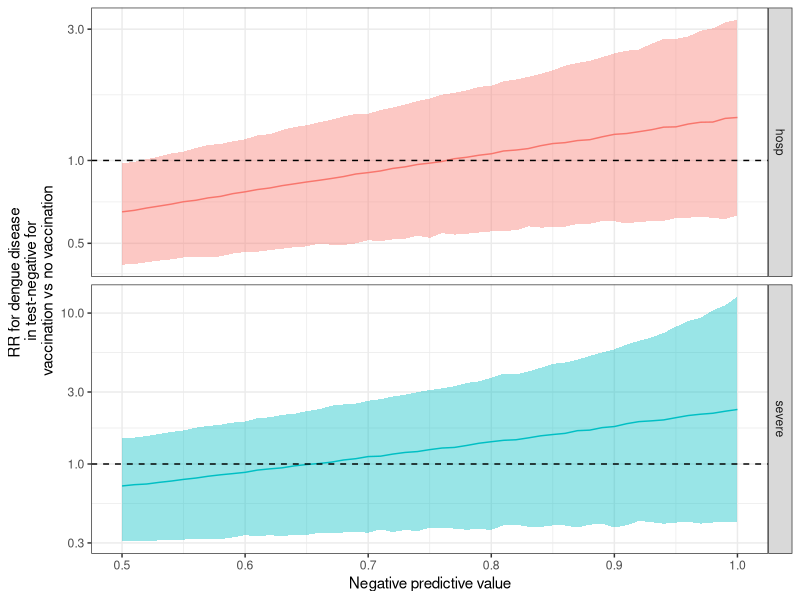
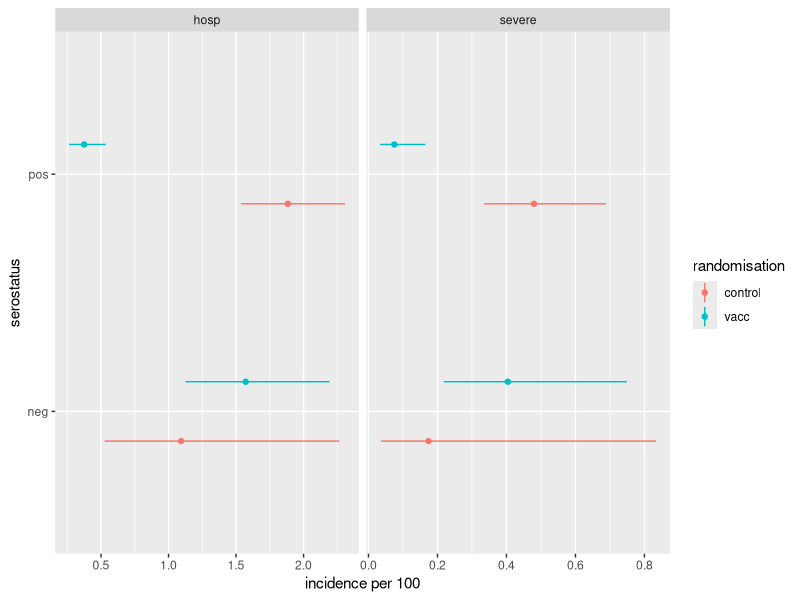
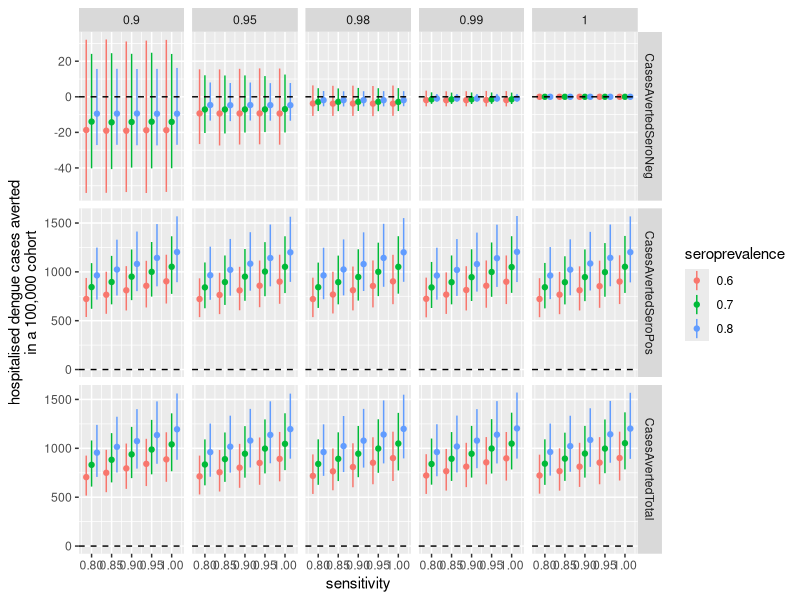
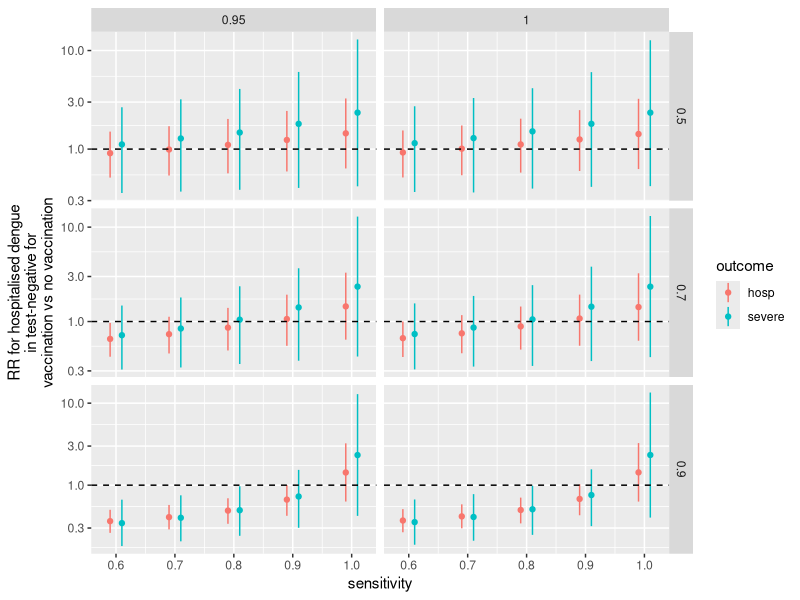
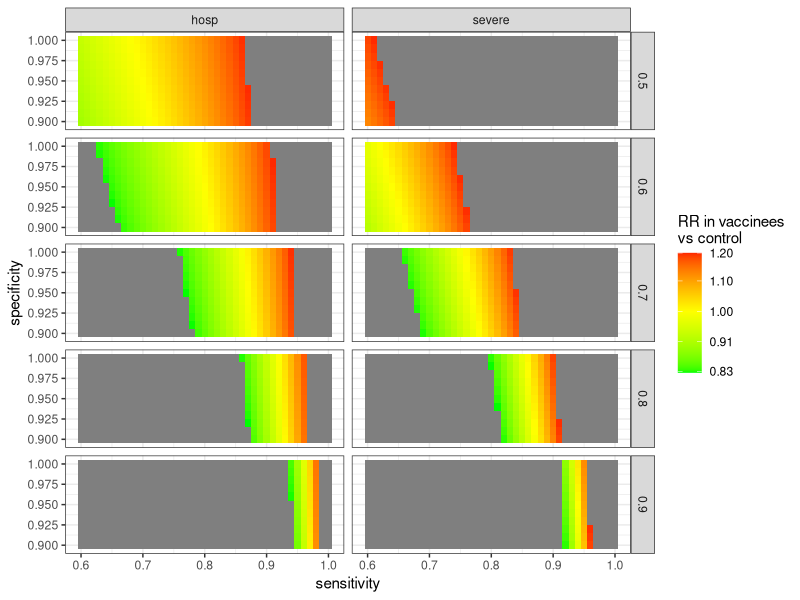
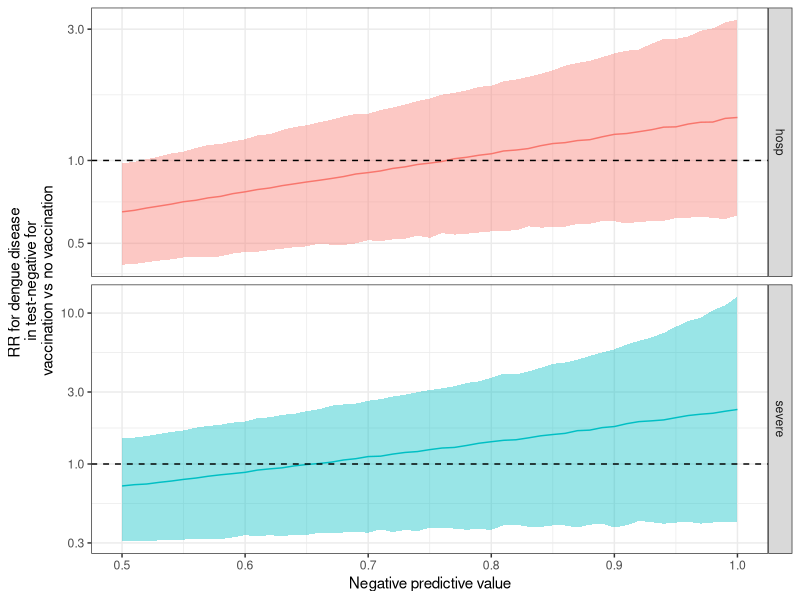

Write R code to recreate these figures, in order.

# Investigating Dengue RDT sensitivity and specificty requirements
# written by Stefan Flasche using R version 3.4.4

# load packages
require(tidyverse)


# Data --------------------------------------------------------------------

# data: cumulative incidence over 5yrs observed in the trial and its stratification into 
#       seropositive and seronegative using PRNT50 with multiple imputation (in per 100). 
df <- tibble(no=1:8,
             randomisation = c("vacc","vacc","control","control","vacc","vacc","control","control"),
             serostatus = c("pos","neg","pos","neg","pos","neg","pos","neg"),
             outcome = c(rep("hosp",4),rep("severe",4)),
             incidence.ph.mid = c(.375,1.571,1.883,1.093,0.075,0.404,0.48,0.174),
             incidence.ph.lo = c(.263,1.125,1.536,.526,0.034,0.218,0.335,0.036),
             incidence.ph.hi = c(.535,2.193,2.307,2.265,0.165,0.749,0.688,0.834))

# plot data
p.data <- df %>% ggplot(aes(x= serostatus, y = incidence.ph.mid, ymin = incidence.ph.lo, ymax = incidence.ph.hi,color=randomisation)) +
  geom_linerange(position=position_dodge(width = 0.5)) +
  geom_point(position=position_dodge(width = 0.5)) +
  facet_grid(.~outcome, scales = "free") +
  coord_flip() + ylab("incidence per 100")
ggsave(filename = "Pics\\Fig1_Data.tiff",p.data ,unit="cm", width = 14, height = 5, compression = "lzw", dpi = 300)


# sample from lognormal distribution in which the 50%, 2.5% and 97.5% quanitles fit the observed mean, CI.lo and CI.hi respectively
LnfitSample <- function(input= c(mean=1, lo=.5, hi=2), N=10000){
  mean = input[1] %>% as.numeric()
  lo = input[2] %>% as.numeric()
  hi = input[3] %>% as.numeric()
  rlnorm(N, meanlog = log(mean), sdlog = (log(mean/lo) +  log(hi/mean))/2/1.92) %>%
    return()
}


# Population impact of test and vaccinate ---------------------------------------------

# calculate population impact of test and vaccinate strategy
## need to include resampling of incidence 
CasesAverted <- function(seroPrevalence = .7, sensitivity = 1, specificity = 0, 
                         cohortSize=100000, df.tmp = df, outcm = "hosp"){
  df.tmp = df.tmp %>% filter(outcome == outcm)
  Inc.SeroPos.Vacc <- df.tmp %>% filter(randomisation=="vacc" & serostatus =="pos") %>% 
    select(incidence.ph.mid:incidence.ph.hi) %>% LnfitSample()
  Inc.SeroPos.Cont <- df.tmp %>% filter(randomisation=="control" & serostatus =="pos") %>% 
    select(incidence.ph.mid:incidence.ph.hi) %>% LnfitSample()
  Inc.SeroNeg.Vacc <- df.tmp %>% filter(randomisation=="vacc" & serostatus =="neg") %>% 
    select(incidence.ph.mid:incidence.ph.hi) %>% LnfitSample()
  Inc.SeroNeg.Cont <- df.tmp %>% filter(randomisation=="control" & serostatus =="neg") %>% 
    select(incidence.ph.mid:incidence.ph.hi) %>% LnfitSample()
  
  CasesAvertedSeroPos = cohortSize * seroPrevalence * sensitivity * (Inc.SeroPos.Cont - Inc.SeroPos.Vacc) / 100
  CasesAvertedSeroNeg = cohortSize * (1-seroPrevalence) * (1 - specificity) * (Inc.SeroNeg.Cont - Inc.SeroNeg.Vacc) /100
  
  df_res <- tibble(seroPrevalence = seroPrevalence, sensitivity = sensitivity,
                   specificity = specificity, outcome = outcm, 
                   CasesAvertedSeroPos.mid = median(CasesAvertedSeroPos), 
                   CasesAvertedSeroPos.lo = quantile(CasesAvertedSeroPos,.025), 
                   CasesAvertedSeroPos.hi = quantile(CasesAvertedSeroPos,.975),
                   CasesAvertedSeroNeg.mid = median(CasesAvertedSeroNeg), 
                   CasesAvertedSeroNeg.lo = quantile(CasesAvertedSeroNeg,.025), 
                   CasesAvertedSeroNeg.hi = quantile(CasesAvertedSeroNeg,.975), 
                   CasesAvertedTotal.mid =  median(CasesAvertedSeroPos + CasesAvertedSeroNeg), 
                   CasesAvertedTotal.lo = quantile(CasesAvertedSeroPos + CasesAvertedSeroNeg, .025),
                   CasesAvertedTotal.hi = quantile(CasesAvertedSeroPos + CasesAvertedSeroNeg, .975))
  return(df_res)
}

# plot impact of test and vaccinate strategy
df.plt = NULL
for(seroPrevalence in c(.6,.7,.8)){
  for(specificity in c(.9,.95,.98,.99,1)){
    for(sensitivity in seq(.8,1,by=.05)){
      df.plt <- df.plt %>% 
        rbind(CasesAverted(seroPrevalence = seroPrevalence, sensitivity = sensitivity, specificity = specificity))
    }
  }
}

df.plt <- df.plt %>%
  gather(key,value, -seroPrevalence, -sensitivity, -specificity, -outcome) %>%
  extract(key, c("outcome","conf"),"(.*)\\.(.*)") %>%
  spread(conf, value)
  
p.tandv = df.plt %>% ggplot(aes(x=sensitivity, y = mid, ymin=lo, ymax= hi, color = as.factor(seroPrevalence))) +
  geom_linerange(position = position_dodge(width = 0.04)) +
  geom_point(position = position_dodge(width = 0.04)) +
  facet_grid(outcome ~ specificity, scales = "free") +
  scale_color_discrete(name="seroprevalence") + ylab("hospitalised dengue cases averted\nin a 100,000 cohort") +
  geom_hline(yintercept = 0, color="black", lty="dashed")
ggsave(filename = "Pics\\Fig2_Impact_TandV.tiff",p.tandv ,unit="cm", width = 25, height = 14, compression = "lzw", dpi = 300)


# Impact of sensitivity --------------------------------------------------------------------
  
# calculate sensitivity needed to avoid chosing to vaccinate test negative
TestNegRatio <- function(seroPrevalence = .7, sensitivity = .8, specificity = .95,
                             df.tmp = df, outcm = "hosp", midonly=F){
  df.tmp = df.tmp %>% filter(outcome == outcm)
  if(midonly){
    Inc.SeroPos.Vacc <- df.tmp %>% filter(randomisation=="vacc" & serostatus =="pos") %>% 
      select(incidence.ph.mid) %>% as.numeric()
    Inc.SeroPos.Cont <- df.tmp %>% filter(randomisation=="control" & serostatus =="pos") %>% 
      select(incidence.ph.mid) %>% as.numeric()
    Inc.SeroNeg.Vacc <- df.tmp %>% filter(randomisation=="vacc" & serostatus =="neg") %>% 
      select(incidence.ph.mid) %>% as.numeric()
    Inc.SeroNeg.Cont <- df.tmp %>% filter(randomisation=="control" & serostatus =="neg") %>% 
      select(incidence.ph.mid) %>% as.numeric()
  }else{
    Inc.SeroPos.Vacc <- df.tmp %>% filter(randomisation=="vacc" & serostatus =="pos") %>% 
      select(incidence.ph.mid:incidence.ph.hi) %>% LnfitSample()
    Inc.SeroPos.Cont <- df.tmp %>% filter(randomisation=="control" & serostatus =="pos") %>% 
      select(incidence.ph.mid:incidence.ph.hi) %>% LnfitSample()
    Inc.SeroNeg.Vacc <- df.tmp %>% filter(randomisation=="vacc" & serostatus =="neg") %>% 
      select(incidence.ph.mid:incidence.ph.hi) %>% LnfitSample()
    Inc.SeroNeg.Cont <- df.tmp %>% filter(randomisation=="control" & serostatus =="neg") %>% 
      select(incidence.ph.mid:incidence.ph.hi) %>% LnfitSample()
  }
   
  risk.if.testNeg.vacc <- ((1-seroPrevalence) * specificity *  Inc.SeroNeg.Vacc + 
    seroPrevalence * (1-sensitivity) * Inc.SeroPos.Vacc ) / 
    ((1-seroPrevalence) * specificity  + seroPrevalence * (1-sensitivity) ) 
  risk.if.testNeg.nova <- ((1-seroPrevalence) * specificity *  Inc.SeroNeg.Cont + 
    seroPrevalence * (1-sensitivity) * Inc.SeroPos.Cont ) / 
    ((1-seroPrevalence) * specificity  + seroPrevalence * (1-sensitivity) ) 
  
  df_res <- tibble(seroPrevalence = seroPrevalence, sensitivity = sensitivity,
                   specificity = specificity, outcome = outcm, 
                   riskiftestNegvacc.mid = median(risk.if.testNeg.vacc), 
                   riskiftestNegnova.mid = median(risk.if.testNeg.nova),
                   riskiftestNegvacc.lo = quantile(risk.if.testNeg.vacc,.025), 
                   riskiftestNegvacc.hi = quantile(risk.if.testNeg.vacc,.975),
                   riskiftestNegnova.lo = quantile(risk.if.testNeg.nova,.025), 
                   riskiftestNegnova.hi = quantile(risk.if.testNeg.nova,.975),
                   RR.mid =  median(risk.if.testNeg.vacc / risk.if.testNeg.nova), 
                   RR.lo = quantile(risk.if.testNeg.vacc / risk.if.testNeg.nova, .025),
                   RR.hi = quantile(risk.if.testNeg.vacc / risk.if.testNeg.nova, .975))
  return(df_res)
}

# analyse where test nagative vacc vs novacc risks are for a number of scenarios
df.plt = NULL
for(seroPrevalence in c(.5,.7,.9)){
  for(specificity in c(.95,1)){
    for(sensitivity in seq(.6,1,by=.1)){
      df.plt <- df.plt %>% 
        rbind(TestNegRatio(seroPrevalence = seroPrevalence, sensitivity = sensitivity, specificity = specificity)) %>%
        rbind(TestNegRatio(seroPrevalence = seroPrevalence, sensitivity = sensitivity, specificity = specificity, outcm = "severe"))
      
    }
  }
}

p.sens <- df.plt %>% 
  ggplot(aes(x=sensitivity, y = RR.mid, ymin=RR.lo, ymax= RR.hi, color=outcome)) +
  geom_linerange(position = position_dodge(width = 0.04)) +
  geom_point(position = position_dodge(width = 0.04)) +
  facet_grid(seroPrevalence ~ specificity, scales = "free") +
  scale_y_log10() + geom_hline(yintercept = 1, color="black", lty="dashed") +
  scale_color_discrete(name="outcome") +
  ylab("RR for hospitalised dengue\nin test-negative for\nvaccination vs no vaccination")
ggsave(filename = "Pics\\FigX_SensitivityImpact.tiff",p.sens ,unit="cm", width = 20, height = 12, compression = "lzw", dpi = 300)

# analyse where test nagative vacc vs novacc risks - map
df.plt2 = NULL
for(seroPrevalence in c(.5,.6,.7,.8,.9)){
  for(specificity in seq(.9,1,by=.01)){
    for(sensitivity in seq(.6,1,by=.01)){
      df.plt2 <- df.plt2 %>% 
        rbind(TestNegRatio(seroPrevalence = seroPrevalence, sensitivity = sensitivity, specificity = specificity, midonly=T)) %>%
        rbind(TestNegRatio(seroPrevalence = seroPrevalence, sensitivity = sensitivity, specificity = specificity, outcm = "severe", midonly=T))
      
    }
  }
}

p.sens.b <- df.plt2 %>% 
  ggplot(aes(x=sensitivity, y=specificity, fill = RR.mid)) +
  facet_grid(seroPrevalence ~ outcome) + 
  geom_tile() +
  scale_fill_gradient2(name="RR in vaccinees\nvs control", low = "green", mid = "yellow",
                       high = "red", midpoint = 0, breaks=round(c(.5,1/1.2,1/1.1,1,1.1,1.2,2),2),trans = "log", limits=c(1/1.21,1.2)) +
  theme_bw() 
ggsave("Pics\\Fig3a_SensitivityImpactMap.tiff", p.sens.b, width = 20, height = 13, units = "cm", compression="lzw", dpi =300)


# importance of NPV ---------------------------------------------
TestNegRatio.NPV <- function(NPV = .7, df.tmp = df, outcm = "hosp"){
  df.tmp = df.tmp %>% filter(outcome == outcm)

  Inc.SeroPos.Vacc <- df.tmp %>% filter(randomisation=="vacc" & serostatus =="pos") %>% 
    select(incidence.ph.mid:incidence.ph.hi) %>% LnfitSample()
  Inc.SeroPos.Cont <- df.tmp %>% filter(randomisation=="control" & serostatus =="pos") %>% 
    select(incidence.ph.mid:incidence.ph.hi) %>% LnfitSample()
  Inc.SeroNeg.Vacc <- df.tmp %>% filter(randomisation=="vacc" & serostatus =="neg") %>% 
    select(incidence.ph.mid:incidence.ph.hi) %>% LnfitSample()
  Inc.SeroNeg.Cont <- df.tmp %>% filter(randomisation=="control" & serostatus =="neg") %>% 
    select(incidence.ph.mid:incidence.ph.hi) %>% LnfitSample()

  risk.if.testNeg.vacc <- ( NPV * Inc.SeroNeg.Vacc + 
                            (1-NPV) * Inc.SeroPos.Vacc ) 
  risk.if.testNeg.nova <- ( NPV * Inc.SeroNeg.Cont + 
                            (1-NPV) * Inc.SeroPos.Cont ) 
  
  df_res <- tibble(NPV = NPV, outcome = outcm, 
                   riskiftestNegvacc.mid = median(risk.if.testNeg.vacc), 
                   riskiftestNegnova.mid = median(risk.if.testNeg.nova),
                   riskiftestNegvacc.lo = quantile(risk.if.testNeg.vacc,.025), 
                   riskiftestNegvacc.hi = quantile(risk.if.testNeg.vacc,.975),
                   riskiftestNegnova.lo = quantile(risk.if.testNeg.nova,.025), 
                   riskiftestNegnova.hi = quantile(risk.if.testNeg.nova,.975),
                   RR.mid =  median(risk.if.testNeg.vacc / risk.if.testNeg.nova), 
                   RR.lo = quantile(risk.if.testNeg.vacc / risk.if.testNeg.nova, .025),
                   RR.hi = quantile(risk.if.testNeg.vacc / risk.if.testNeg.nova, .975))
  return(df_res)
}

df.plt.NPV = NULL
for( NPV in seq(.5,1,by=0.01)){
  df.plt.NPV = df.plt.NPV %>% 
    rbind(TestNegRatio.NPV(NPV)) %>%
    rbind(TestNegRatio.NPV(NPV, outcm = "severe"))
}
df.plt.NPV %>%
  ggplot(aes(x=NPV, y=RR.mid, ymin=RR.lo, ymax=RR.hi, group=outcome, color=outcome, fill=outcome)) +
  geom_ribbon(alpha=0.4, color=NA) +
  geom_line() +
  geom_hline(yintercept = 1, color = "black", lty = "dashed") + 
  facet_grid(outcome~., scales="free") +
  scale_y_log10() +
  xlab("Negative predictive value") + ylab("RR for dengue disease \nin test-negative for\nvaccination vs no vaccination") +
  theme_bw()+
  guides(fill = FALSE, color=F, group=F) 
ggsave("Pics\\Fig3b_NPVimpact.tiff", width = 15, height = 13, units = "cm", compression="lzw", dpi =300)




